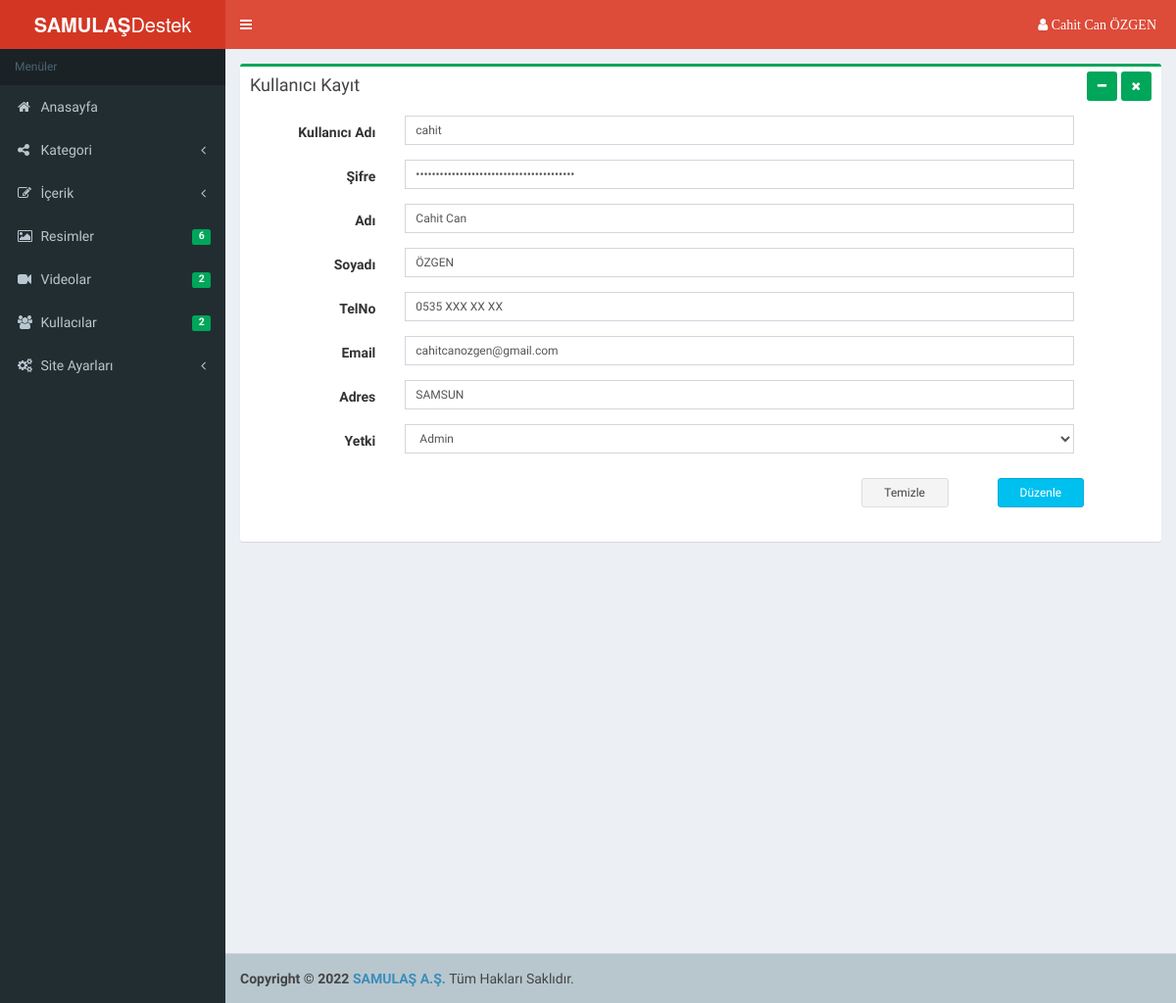
The page /xtbadmin2/xtbadmin/Sayfalar/KullaniciEkle.php?islem=Duzenle&ID=1 (signed in) on the database its author committed.
### tables this page shows
CREATE TABLE IF NOT EXISTS `kullanicilar` (
`UserID` int(11) NOT NULL,
  `Adi` varchar(50) NOT NULL DEFAULT '0',
  `Soyadi` varchar(50) NOT NULL DEFAULT '0',
  `TelNo` varchar(50) NOT NULL DEFAULT '0',
  `Email` varchar(50) NOT NULL DEFAULT '0',
  `Adres` varchar(100) NOT NULL DEFAULT '0',
  `KullaniciAdi` varchar(50) NOT NULL DEFAULT '0',
  `Sifre` varchar(50) NOT NULL DEFAULT '0',
  `Yetki` varchar(50) NOT NULL DEFAULT 'Personel',
  `IsActive` int(11) NOT NULL DEFAULT '0'
);

### xtbadmin2/xtbadmin/Sayfalar/KullaniciEkle.php (the view, shortened to what this page needs)
<?php
if(OturumAktif()==true)
{
    require_once 'SayfaUst.php';
    require_once 'SolMenu.php';
	$Adi= "";
	$Soyadi= "";
	$TelNo= "";
	$Email= "";
	$Adres= "";
	$KullaniciAdi= "";
	$Sifre= "";
	if($_GET)
	{
		 if ($_SERVER['REQUEST_METHOD'] === 'GET')
		 {
			if($_GET['islem']=="Duzenle")
			{
				$ID=$_GET['ID'];
				$Query=$db->prepare("SELECT * FROM kullanicilar WHERE IsActive=1 AND UserID=?");
				$Query->execute(array($ID));
				$Row = $Query->fetch(PDO::FETCH_ASSOC);
				if($Row)
				{
					$Adi			= $Row["Adi"];
					$Soyadi			= $Row["Soyadi"];
					$TelNo			= $Row["TelNo"];
					$Email			= $Row["Email"];
					$Adres			= $Row["Adres"];
					$KullaniciAdi	= $Row["KullaniciAdi"];
					$Sifre			= $Row["Sifre"];
				}
			}
		}
	}
    ?>
  <div class="content-wrapper">
    <section class="content">
      <div class="row">
        <div class="col-md-12">
          <div class="box box-success">
            <div class="box-header">
              <h3 class="box-title">Kullanıcı Kayıt
              </h3>
              <div class="pull-right box-tools">
                <button type="button" class="btn bg-green btn-sm" data-widget="collapse" data-toggle="tooltip" title="Gizle">
                  <i class="fa fa-minus"></i></button>
                <button type="button" class="btn bg-green btn-sm" data-widget="remove" data-toggle="tooltip" title="Kaldır">
                  <i class="fa fa-times"></i></button>
              </div>
            </div>
            <div class="box-body pad">
                <form action="#" method="post" id="Form1" class="form-horizontal">
                    <div class="row">
                        <div class="col-xs-12">
                            <div class="form-group">
                                <label class="col-sm-2 control-label">Kullanıcı Adı</label>
                                <div class="col-sm-9">
                                    <input type="text" name="KullaniciAdi"
                                           class="form-control input-sm "
                                           value="<?= $KullaniciAdi ?>"
                                           placeholder="<?= $KullaniciAdi ?>">
                                </div>
                            </div>
                            <div class="form-group" >
                                <label class="col-sm-2 control-label">Şifre</label>
                                <div class="col-sm-9">
                                    <input id="Sifre" type="password"
                                           name="Sifre"
                                           class="form-control input-sm "
                                           value="<?= $Sifre ?>"
                                           placeholder="Şifre Girin">
                                </div>
                            </div>
                            <div class="form-group" >
                                <label class="col-sm-2 control-label">Adı</label>
                                <div class="col-sm-9">
                                    <input id="Adi" type="text"
                                           name="Adi"
                                           class="form-control input-sm "
                                           value="<?= $Adi ?>"
                                           placeholder="<?= $Adi ?>">
                                </div>
                            </div>
                            <div class="form-group" >
                                <label class="col-sm-2 control-label">Soyadı</label>
                                <div class="col-sm-9">
                                    <input id="Soyadi" type="text"
                                           name="Soyadi"
                                           class="form-control input-sm "
                                           value="<?= $Soyadi ?>"
                                           placeholder="<?= $Soyadi ?>">
                                </div>
                            </div>
                            <div class="form-group" >
                                <label class="col-sm-2 control-label">TelNo</label>
                                <div class="col-sm-9">
                                    <input id="TelNo" type="text"
                                           name="TelNo"
                                           class="form-control input-sm "
                                           value="<?= $TelNo ?>"
                                           placeholder="<?= $TelNo ?>">
                                </div>
                            </div>
                            <div class="form-group" >
                                <label class="col-sm-2 control-label">Email</label>
                                <div class="col-sm-9">
                                    <input id="Email" type="email"
                                           name="Email"
                                           class="form-control input-sm "
                                           value="<?= $Email ?>"
                                           placeholder="<?= $Email ?>">
                                </div>
                            </div>
                            <div class="form-group" >
                                <label class="col-sm-2 control-label">Adres</label>
                                <div class="col-sm-9">
                                    <input id="Adres" type="text"
                                           name="Adres"
                                           class="form-control input-sm "
                                           value="<?= $Adres ?>"
                                           placeholder="<?= $Adres ?>">
                                </div>
                            </div>
							<div class="form-group" >
                                <label class="col-sm-2 control-label">Yetki</label>
								<div class="col-sm-9">
									<select id="Yetki" type="text" name="Yetki" value="" class="form-control input-sm">
										<option value="Admin">Admin</option>
									</select>
								</div>
                            </div>
                        </div>
						<div class="col-md-6"></div>
						<div class="col-md-6">
							<div class="form-group ">
								<div class="col-sm-3 margin"></div>
									<div class="col-sm-3 margin">
										<button type="reset" class="btn btn-block btn-sm  btn-default">Temizle</button>
									</div>
							<?php if($_GET){if($_GET['islem']=="Duzenle") { ?>
								<div class="col-sm-3 margin">
									<span id="Duzenle" class="btn btn-block btn-sm btn-info">Düzenle</span>
								</div>
							<?php }  } else { ?>
								<div class="col-sm-3 margin">
									<span id="Kaydet" class="btn btn-block btn-sm btn-info">Kaydet</span><br />
								</div>
							<?php  } ?>
							</div>
						</div>
                    </div>
              </form>
            </div>
          </div>
        </div>
      </div>
    </section>
  </div>
<?php   require_once 'SayfaAlt.php';
		require_once 'SagMenu.php';
		require_once 'SayfaJs.php'; ?>
</body>
</html>
<?php } ?>

### xtbadmin2/xtbadmin/Sayfalar/SayfaUst.php (shortened to what this page needs)
<?php
if(OturumAktif()==true)
{
require_once '../../system/ayar.php'; ?>
<!DOCTYPE html>
<html>
<head>
  <link rel="stylesheet" href="bootstrap/css/bootstrap.min.css">
  <link rel="stylesheet" href="https://cdnjs.cloudflare.com/ajax/libs/font-awesome/4.5.0/css/font-awesome.min.css">
  <link rel="stylesheet" href="https://cdnjs.cloudflare.com/ajax/libs/ionicons/2.0.1/css/ionicons.min.css">
  <link rel="stylesheet" href="dist/css/AdminLTE.min.css">
  <link rel="stylesheet" href="dist/css/skins/_all-skins.min.css">
  <link rel="stylesheet" href="plugins/iCheck/flat/blue.css">
  <link rel="stylesheet" href="plugins/morris/morris.css">
  <link rel="stylesheet" href="plugins/jvectormap/jquery-jvectormap-1.2.2.css">
  <link rel="stylesheet" href="plugins/datepicker/datepicker3.css">
  <link rel="stylesheet" href="plugins/daterangepicker/daterangepicker.css">
  <link rel="stylesheet" href="plugins/bootstrap-dialog.min.css">
</head>
<body class="hold-transition skin-red sidebar-mini">
<div class="wrapper">
  <header class="main-header">
    <a href="Home.php" class="logo">
      <span class="logo-lg"><b>SAMULAŞ</b>Destek</span>
    </a>
    <nav class="navbar navbar-static-top">
      <a href="#" class="sidebar-toggle" data-toggle="offcanvas" role="button">
      </a>
      <div class="navbar-custom-menu">
        <ul class="nav navbar-nav">
          <li class="dropdown user user-menu">
            <a href="#" class="dropdown-toggle" data-toggle="dropdown">
              <i class="fa fa-user">
              <span class="hidden-xs"><?=$_SESSION['Adi'] ?> <?=$_SESSION['Soyadi'] ?></span> </i>
            </a>
          </li>
        </ul>
      </div>
    </nav>
  </header>
<?php } ?>

### xtbadmin2/xtbadmin/Sayfalar/SolMenu.php (shortened to what this page needs)
<aside class="main-sidebar">
  <section class="sidebar">
    <ul class="sidebar-menu">
      <li class="header">Menüler</li>
      <li><a href="Home.php"><i class="fa fa-home"></i> <span>Anasayfa</span></a></li>
      <li class="treeview">
        <a href="#">
          <i class="fa  fa-share-alt"></i>
          <span>Kategori</span>
          <span class="pull-right-container">
            <i class="fa fa-angle-left pull-right"></i>
          </span>
        </a>
      </li>
      <li class="treeview">
        <a href="#">
          <i class="fa  fa-pencil-square-o"></i>
          <span>İçerik</span>
          <span class="pull-right-container">
            <i class="fa fa-angle-left pull-right"></i>
          </span>
        </a>
      </li>
<li class="treeview">
<?php $ResimQuery=$db->query("SELECT count(1) AS Sonuc FROM resimler WHERE IsActive=1");
		$ResimRow = $ResimQuery->fetch(PDO::FETCH_ASSOC);
		$ResimSonuc=$ResimRow['Sonuc']; ?>
        <a href="#">
          <i class="fa fa-image "></i>
          <span>Resimler</span>
          <span class="pull-right-container">
            <span class="label bg-green pull-right"><?=$ResimSonuc?></span>
          </span>
        </a>
      </li>
<li class="treeview">
<?php $VideoQuery=$db->query("SELECT count(1) AS Sonuc FROM videolar WHERE IsActive=1");
		$VideoRow = $VideoQuery->fetch(PDO::FETCH_ASSOC);
		$VideoSonuc=$VideoRow['Sonuc']; ?>
        <a href="#">
          <i class="fa fa-video-camera "></i>
          <span>Videolar</span>
          <span class="pull-right-container">
            <span class="label bg-green pull-right"><?=$VideoSonuc?></span>
          </span>
        </a>
      </li>
<li class="treeview">
<?php $KullQuery=$db->query("SELECT count(1) AS Sonuc FROM kullanicilar WHERE IsActive=1");
		$KullRow = $KullQuery->fetch(PDO::FETCH_ASSOC);
		$KullSonuc=$KullRow['Sonuc']; ?>
        <a href="#">
          <i class="fa  fa-users "></i>
          <span>Kullacılar</span>
          <span class="pull-right-container">
            <span class="label bg-green pull-right"><?=$KullSonuc?></span>
          </span>
        </a>
      </li>
      <li class="treeview">
        <a href="#">
          <i class="fa  fa-cogs"></i>
          <span>Site Ayarları</span>
          <span class="pull-right-container">
            <i class="fa fa-angle-left pull-right"></i>
          </span>
        </a>
      </li>
    </ul>
  </section>
</aside>

### xtbadmin2/xtbadmin/Sayfalar/SayfaAlt.php
<footer class="main-footer "style="background-color:#b8c7ce">
  <strong>Copyright &copy; 2022 <a href="#">SAMULAŞ A.Ş. </a></strong> Tüm Hakları Saklıdır.
</footer>

### xtbadmin2/xtbadmin/Sayfalar/SagMenu.php (shortened to what this page needs)
</div>

### rows shown on the page
kullanicilar: KullaniciAdi "cahit", Adi "Cahit Can", Soyadi "ÖZGEN", TelNo "0535 XXX XX XX", Email "cahitcanozgen@gmail.com", Adres "SAMSUN"

### other values the page prints
$_SESSION['Adi'] "Cahit Can"
$_SESSION['Soyadi'] "ÖZGEN"
$ResimSonuc "6"
$VideoSonuc "2"
$KullSonuc "2"
